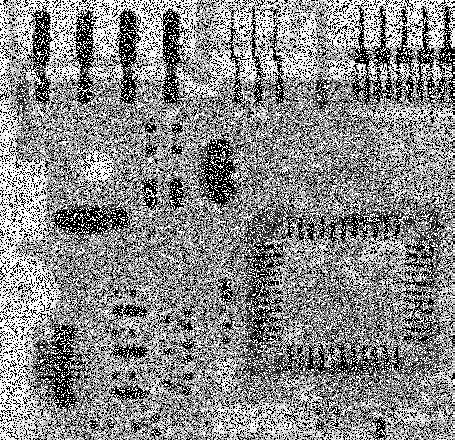
#> input picture lab6/home/plytkaSzumImp.png, 455 x 440 px
$ jupyter execute 06_context_hw2.ipynb
#> lines starting #> are read from the running program, lines starting #| are printed output that depends on the picture
## Zadanie domowe: adaptacyjna filtracja medianowa

Wszystkie omówione i przetestowane powyżej filtry działały w ten sam sposób dla każdego piksela obrazu.
Natomiast przy filtracji adaptacyjnej następuje zmiana parametrów filtru w zależności od statystycznych charakterystyk otoczenia rozpatrywanego piksela.

Omówiony poprzednio filtr medianowy dobrze eliminuje zakłócenia impulsowe o niewielkiej gęstości przestrzennej (mniej niż 20% w pionie i poziomie).
W zadaniu filtracji bardziej zakłóconych obrazów lepiej sprawdza się adaptacyjny filtr medianowy.
``Adaptacyjność'' filtra polega na zmianie rozmiaru okna w trakcie filtracji - w zależności od pewnych warunków.

Przyjmijmy następujące oznaczenia:
- $z_{min}$ - najmniejsza jasność w oknie $S_{xy}$
- $z_{max}$ - największa jasność w oknie $S_{xy}$
- $z_{med}$ - mediana z jasności w oknie $S_{xy}$
- $z_{xy}$  - jasność w punkcie o współrzędnych $(x,y)$
- $S_{max}$ - maksymalny dozwolony rozmiar okna $S_{xy}$

Algorytm można opisać następującym pseudokodem:
<div style="background-color:rgba(0, 0, 0, 0.0470588); padding:10px 0;font-family:monospace;">
Faza A :<br>
&nbsp;&nbsp;&nbsp;<b>if</b>  $z_{max}$ > $z_{med}$ > $z_{min}$ <b>then</b> <br>
&nbsp;&nbsp;&nbsp;&nbsp;&nbsp;&nbsp; to przejdź od fazy B<br>
&nbsp;&nbsp;&nbsp;<b>else</b><br>
&nbsp;&nbsp;&nbsp;&nbsp;&nbsp;&nbsp;zwiększ rozmiar okna<br>
&nbsp;&nbsp;&nbsp;&nbsp;&nbsp;&nbsp;<b>if</b> rozmiar okna <= $S_{max}$ <b>then</b><br>
&nbsp;&nbsp;&nbsp;&nbsp;&nbsp;&nbsp;&nbsp;&nbsp;&nbsp;to powtórz fazę A<br>
&nbsp;&nbsp;&nbsp;&nbsp;&nbsp;&nbsp;<b>else</b><br>
&nbsp;&nbsp;&nbsp;&nbsp;&nbsp;&nbsp;&nbsp;&nbsp;&nbsp;zwróć $z_{med}$<br>
&nbsp;&nbsp;&nbsp;&nbsp;&nbsp;&nbsp;<b>end if</b><br>
&nbsp;&nbsp;&nbsp;<b>end if</b><br>
Faza B :<br>
&nbsp;&nbsp;&nbsp;<b>if</b>  $z_{max}$ > $z_{xy}$ > $z_{min}$ <b>then</b>  <br>
&nbsp;&nbsp;&nbsp;&nbsp;&nbsp;&nbsp;to zwróć  $z_{xy}$ <br>
&nbsp;&nbsp;&nbsp;<b>else</b><br>
&nbsp;&nbsp;&nbsp;&nbsp;&nbsp;&nbsp;zwróć $z_{med}$<br>
&nbsp;&nbsp;&nbsp;<b>end if</b><br>
</div>

#### Wyjaśnienie działania:

Cały czas należy pamiętać, jakie są cele działania filtru:
- usunięcie zakłóceń typu pieprz i sól (ang. _salt and pepper noise),
- wygładzenie innego rodzaju zakłóceń,
- redukcja zniekształceń (pogrubianie albo pocienianie krawędzi).

Wartości $z_{min}$ i $z_{max}$ uważa się za zakłócenia impulsowe w danym oknie, nawet jeżeli nie są to największa i najmniejsza wartość w całym obrazie.

Celem fazy A jest określenie czy rezultat filtracji medianowej $z_{med}$ jest zakłóceniem impulsowym czy nie.
Jeżeli spełniona jest nierówność $z_{min}$ < $z_{med}$ < $z_{max}$ wartość  $z_{med}$ nie może być zakłóceniem impulsowym.
W takim przypadku przechodzimy do fazy B i sprawdzamy czy piksel $z_{xy}$ jest zakłóceniem impulsowym.
Jeżeli spełniona jest nierówność   $z_{min}$ < $z_{xy}$ < $z_{max}$, $z_{xy}$ nie może być zakłóceniem impulsowym.
W takim przypadku algorytm zwraca niezmienioną wartość $z_{xy}$ - w ten sposób zmniejsza się zniekształcenia.
Jeżeli nierówność  $z_{min}$ < $z_{xy}$ < $z_{max}$ nie jest spełniona oznacza to, że albo $z_{xy}$ = $z_{min}$ albo  $z_{xy}$ = $z_{max}$.
W obu przypadkach uznaje się, że wartość  $z_{xy}$ jest zakłóceniem i jako wynik filtracji zwraca się wartość  $z_{med}$ , o której na podstawie fazy A wiadomo, że nie jest zakłóceniem.

Przypuśćmy, że nie została spełniona nierówność   $z_{min}$ < $z_{med}$ < $z_{max}$, algorytm wtedy zwiększa rozmiar okna i powtórnie wykonuje fazę A.
Dzieje się tak aż do momentu, kiedy algorytm znajdzie medianę, która nie jest zakłóceniem impulsowym albo osiągnięty zostanie maksymalny rozmiar okna.
W przypadku gdy osiągnięty zostanie maksymalny rozmiar okna algorytm zwraca wartość $z_{med}$.
Nie ma gwarancji, że wartość ta nie jest zakłóceniem impulsowym, jednakże odpowiedni dobór maksymalnego rozmiaru okna pozwala zminimalizować prawdopodobieństwo wystąpienia takiej sytuacji.

Po wyznaczeniu wartości po filtracji dla danego piksela, okno filtru się przemiesza, a algorytm uruchamiany jest dla nowej lokalizacji z parametrami początkowymi.

#### Zadanie - zaimplementować metodę:

1. Wczytaj obrazy _plytkaSzumImp.png_.  Wyświetl go.

2. Przefiltruj obraz filtrem medianowym o rozmiarze okna $5 \times 5$. Wynik filtracji wyświetl.

3. Zaimplementuj opisany adaptacyjny filtr medianowy. Wskazówki:
- należy przyjąć maksymalny rozmiar okna na $7 \times 7$, a początkowy na $3 \times 3$. Zakładamy, że rozmiar filtru powinien być nieparzysty.
- obliczenia trzeba wykonać w dwóch pętlch `for` (odwiedzić, każdy piksel) - dla ułatwienia zaleca się pominięcie pikseli brzegowych (jeżeli maksymalny rozmiar okna wynosi $7 \times 7$ to nie należy dokonywać obliczeń dla 3 pikseli brzegowych)
- w każdej iteracji należy:
    - przywrócić początkowy rozmiar okna ($3 \times 3$),
    - "wyciąć" otoczenie (parametr opisujący rozmiar otoczenia należy "uzmiennić")
    - obliczyć parametry: $z_{min}$, $z_{max}$, $z_{med}$ (metody wycinka `min`, `max` i funkcja `np.median`

- wykonać opisany algorytm. Uwaga: obliczenia mogę się chwilkę wykonywać.

4. Porównaj rezultaty filtracji medianowej i adaptacyjnej.

[cell 1]
import cv2
import os
import requests
from matplotlib import pyplot as plt
import numpy as np
from scipy import signal

url = 'https://raw.githubusercontent.com/vision-agh/poc_sw/master/06_Context/'

FILENAME = "plytkaSzumImp.png"
if not os.path.exists(FILENAME):
    r = requests.get(url + FILENAME, allow_redirects=True)
    open(FILENAME, 'wb').write(r.content)

[cell 2]
image = cv2.imread(FILENAME, cv2.IMREAD_GRAYSCALE)
#> image is the input picture: shape (440, 455); min 0, max 255, mean 138.1

plt.imshow(image, cmap = "gray")

[cell 3]
from math import floor

def filter_adaptive(image, max_frame_size = 7):
#> called with max_frame_size = 7
    INIT_FRAME_SIZE = 3

    result_image = np.zeros(shape = image.shape, dtype = image.dtype)
    rows, cols = image.shape
#> rows = 440; cols = 455

    for y in range(rows):
        for x in range(cols):
            frame_size = INIT_FRAME_SIZE

            while True:
                radius = floor(frame_size / 2)

                neighbourhood = image[
                    max(0, y - radius) : min(rows, y + radius + 1),
                    max(0, x - radius) : min(cols, x + radius + 1),
                ]

                z_min = np.min(neighbourhood)
                z_max = np.max(neighbourhood)
                z_med = np.median(neighbourhood)

                if z_min < z_med < z_max or frame_size >= max_frame_size:
                    break

                frame_size += 2

            z_xy = image[y, x]
            if z_min < z_xy < z_max:
                result_image[y, x] = z_xy
            else:
                result_image[y, x] = z_med
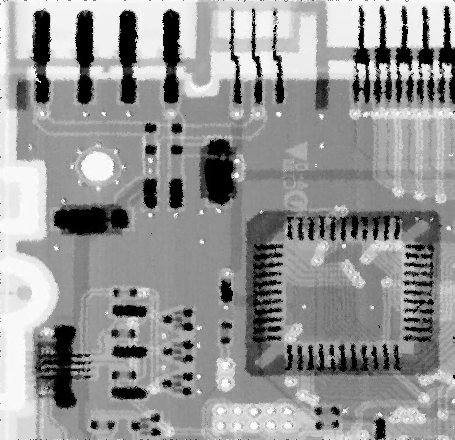
#> result_image: shape (440, 455); min 0, max 255, mean 148.8

    return result_image

[cell 4]
filtered_image = filter_adaptive(image, max_frame_size = 7)

fig, (ax1, ax2) = plt.subplots(ncols = 2, figsize = (12, 6))

ax1.set_title("Original image")
ax1.imshow(image, cmap = "gray")
ax2.set_title("Filtered image")
ax2.imshow(filtered_image, cmap = "gray")
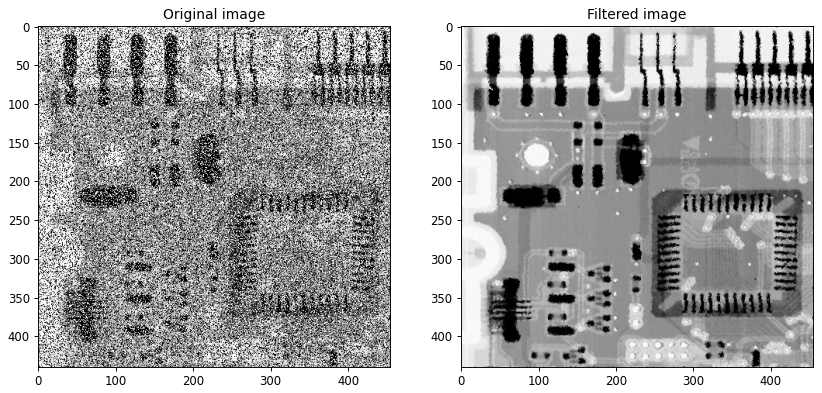
#> figure drawn by matplotlib, 2 panels
